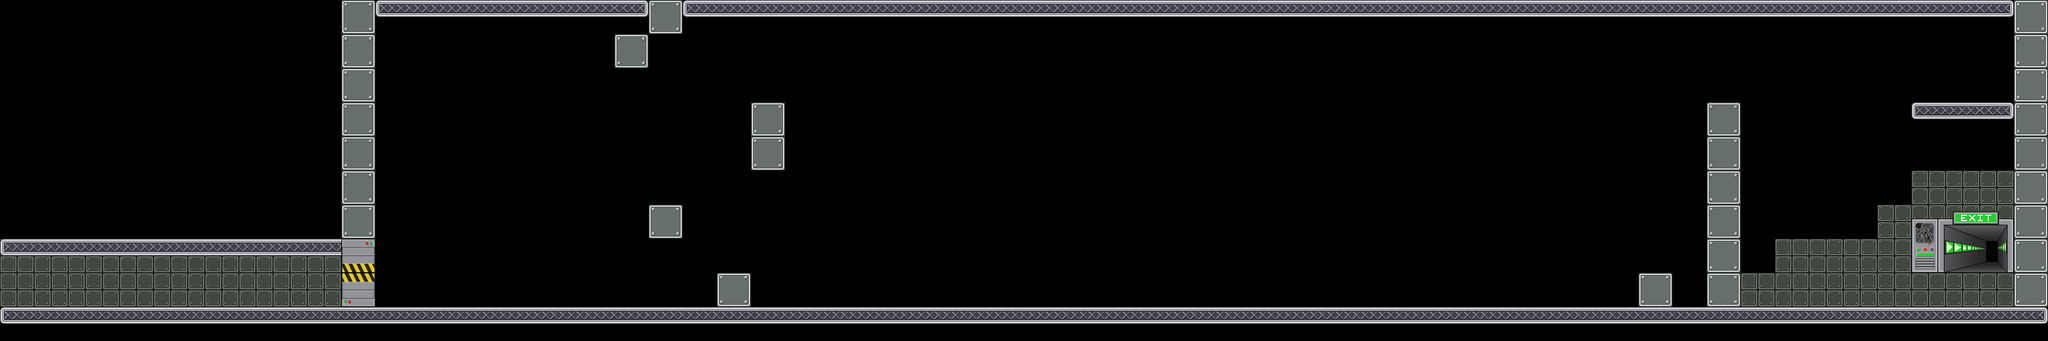

This game map was drawn from its Tiled (.tmx) file and the tilesets committed beside it. A one-line description and the trimmed map source follow:
An orthogonal 60x10 tile map with 64x64 px tiles, 2 tile layers (foreground, front), 20 tilesets and 92 objects.

<map version="1.0" orientation="orthogonal" width="60" height="10" tilewidth="64" tileheight="64">
 <tileset firstgid="1" name="mur" tilewidth="64" tileheight="64">
  <image source="data/mur.png" trans="ffffff" width="64" height="64" />
 </tileset>
 <tileset firstgid="2" name="sol" tilewidth="64" tileheight="64">
  <image source="data/sol.png" trans="ffffff" width="64" height="64" />
 </tileset>
 <tileset firstgid="3" name="alone" tilewidth="64" tileheight="64">
  <image source="data/alone.png" width="64" height="64" />
 </tileset>
 <tileset firstgid="4" name="left" tilewidth="64" tileheight="64">
  <image source="data/left.png" width="64" height="64" />
 </tileset>
 <tileset firstgid="5" name="mid" tilewidth="64" tileheight="64">
  <image source="data/mid.png" width="64" height="64" />
 </tileset>
 <tileset firstgid="6" name="right" tilewidth="64" tileheight="64">
  <image source="data/right.png" width="64" height="64" />
 </tileset>
 <tileset firstgid="7" name="portebas" tilewidth="64" tileheight="64">
  <image source="data/portebas.png" width="64" height="64" />
 </tileset>
 <tileset firstgid="8" name="portehaut" tilewidth="64" tileheight="64">
  <image source="data/portehaut.png" width="64" height="64" />
 </tileset>
 <tileset firstgid="9" name="fin" tilewidth="192" tileheight="128">
  <image source="data/fin.png" width="192" height="128" />
 </tileset>
 <tileset firstgid="10" name="citerne" tilewidth="418" tileheight="632">
  <tileoffset x="0" y="632" />
  <image source="data/citerne.png" width="418" height="632" />
 </tileset>
 <tileset firstgid="11" name="container1" tilewidth="610" tileheight="276">
  <tileoffset x="0" y="195" />
  <image source="data/container1.png" width="610" height="276" />
 </tileset>
 <tileset firstgid="12" name="container2" tilewidth="480" tileheight="330">
  <tileoffset x="0" y="280" />
  <image source="data/container2.png" width="480" height="330" />
 </tileset>
 <tileset firstgid="13" name="cable1" tilewidth="77" tileheight="372">
  <tileoffset x="0" y="372" />
  <image source="data/cable1.png" width="77" height="372" />
 </tileset>
 <tileset firstgid="14" name="passerelle1" tilewidth="198" tileheight="342">
  <tileoffset x="0" y="342" />
  <image source="data/passerelle1.png" width="198" height="342" />
 </tileset>
 <tileset firstgid="15" name="passerelle2" tilewidth="122" tileheight="599">
  <tileoffset x="0" y="599" />
  <image source="data/passerelle2.png" width="122" height="599" />
 </tileset>
 <tileset firstgid="16" name="cable2" tilewidth="46" tileheight="243">
  <tileoffset x="0" y="243" />
  <image source="data/cable2.png" width="46" height="243" />
 </tileset>
 <tileset firstgid="17" name="mur2" tilewidth="64" tileheight="64">
  <image source="data/mur2.png" width="64" height="64" />
 </tileset>
 <tileset firstgid="18" name="lamp1" tilewidth="64" tileheight="64">
  <image source="data/lamp1.png" width="64" height="64" />
 </tileset>
 <tileset firstgid="19" name="lamp2" tilewidth="64" tileheight="64">
  <image source="data/lamp2.png" width="64" height="64" />
 </tileset>
 <tileset firstgid="20" name="cable" tilewidth="64" tileheight="64">
  <image source="data/cable.png" width="64" height="64" />
 </tileset>
 <layer name="foreground" width="70" height="10">
  <data>[700 cells, 42 non-empty, 1 distinct tile ids]</data>
 </layer>
 <layer name="front" width="70" height="10">
  <data>[700 cells, 152 non-empty, 8 distinct tile ids]</data>
 </layer>
 <objectgroup color="#00ff00" name="wall" width="70" height="10">
  <object x="3776" y="0" width="64" height="576" />
  <object x="640" y="0" width="64" height="576" />
  <object x="3200" y="192" width="64" height="384" />
  <object x="1408" y="192" width="64" height="128" />
  <object x="1152" y="64" width="64" height="64" />
  <object x="1216" y="384" width="64" height="64" />
 </objectgroup>
 <objectgroup color="#0000ff" name="platform" width="70" height="10">
  <object x="640" y="576" width="3200" height="64" />
  <object x="704" y="0" width="3072" height="64" />
  <object x="1344" y="512" width="64" height="64" />
  <object x="3584" y="192" width="192" height="64" />
  <object x="3072" y="512" width="64" height="64" />
 </objectgroup>
 <objectgroup color="#ffffff" name="movable" width="70" height="10" />
 <objectgroup color="#ff6666" name="destroyable" width="70" height="10" />
 <objectgroup color="#ff0000" name="themagnet" width="60" height="10">
  <object x="768" y="512" width="64" height="64">
   <properties>
    <property name="powers" value="Attractive#Repulsive#RotativeR#RotativeL" />
   </properties>
  </object>
 </objectgroup>
 <objectgroup color="#800000" name="generator" width="70" height="10" />
 <objectgroup color="#66ccff" name="switch" width="70" height="10" />
 <objectgroup color="#e6e6e6" name="metal" width="70" height="10">
  <object x="1600" y="256" width="64" height="64">
   <properties>
    <property name="magnet" value="static" />
    <property name="physic" value="static" />
   </properties>
  </object>
  <object x="1856" y="256" width="64" height="64">
   <properties>
    <property name="magnet" value="static" />
    <property name="physic" value="static" />
   </properties>
  </object>
  <object x="2112" y="256" width="64" height="64">
   <properties>
    <property name="magnet" value="static" />
    <property name="physic" value="static" />
   </properties>
  </object>
  <object x="2368" y="256" width="64" height="64">
   <properties>
    <property name="magnet" value="static" />
    <property name="physic" value="static" />
   </properties>
  </object>
  <object x="2624" y="256" width="64" height="64">
   <properties>
    <property name="magnet" value="static" />
    <property name="physic" value="static" />
   </properties>
  </object>
  <object x="2880" y="256" width="64" height="64">
   <properties>
    <property name="magnet" value="static" />
    <property name="physic" value="static" />
   </properties>
  </object>
  <object x="1152" y="384" width="64" height="64">
   <properties>
    <property name="magnet" value="static" />
    <property name="physic" value="static" />
   </properties>
  </object>
  <object x="1152" y="192" width="64" height="64">
   <properties>
    <property name="magnet" value="static" />
    <property name="physic" value="static" />
   </properties>
  </object>
 </objectgroup>
 <objectgroup color="#333333" name="gate" width="70" height="10">
  <object x="3264" y="192" width="64" height="64">
   <properties>
    <property name="animid" value="3" />
    <property name="closeid" value="1" />
    <property name="next" value="4" />
    <property name="type" value="DebutHG" />
   </properties>
  </object>
  <object x="3520" y="192" width="64" height="64">
   <properties>
    <property name="animid" value="7" />
    <property name="openid" value="1" />
    <property name="prev" value="6" />
    <property name="type" value="FinHG" />
   </properties>
  </object>
  <object x="3328" y="192" width="64" height="64">
   <properties>
    <property name="animid" value="4" />
    <property name="next" value="5" />
    <property name="prev" value="3" />
    <property name="type" value="MillieuHG" />
   </properties>
  </object>
  </objectgroup>
 <objectgroup color="#004080" name="acid" width="70" height="10" />
 <objectgroup color="#ffff00" name="arc" width="70" height="10">
  <!-- 65 objects omitted --></objectgroup>
 <objectgroup color="#ffff00" name="levelend" width="70" height="10">
  <!-- 1 objects omitted --></objectgroup>
 <objectgroup color="#800080" name="gateswitch" width="70" height="10">
  <!-- 1 objects omitted --></objectgroup>
 <objectgroup name="lamps" width="70" height="10" />
</map>
<!-- 69 of 92 objects omitted -->
